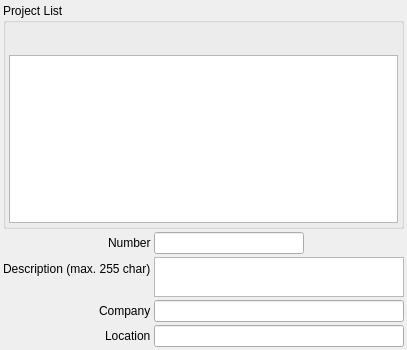
<?xml version="1.0" encoding="UTF-8"?>
<ui version="4.0">
 <class>RB_ProjectEditWidget</class>
 <widget class="QWidget" name="RB_ProjectEditWidget">
  <property name="geometry">
   <rect>
    <x>0</x>
    <y>0</y>
    <width>394</width>
    <height>350</height>
   </rect>
  </property>
  <property name="windowTitle">
   <string>Form</string>
  </property>
  <layout class="QGridLayout" name="gridLayout_2">
   <property name="leftMargin">
    <number>3</number>
   </property>
   <property name="topMargin">
    <number>3</number>
   </property>
   <property name="rightMargin">
    <number>3</number>
   </property>
   <property name="bottomMargin">
    <number>3</number>
   </property>
   <property name="spacing">
    <number>3</number>
   </property>
   <item row="0" column="0">
    <widget class="QGroupBox" name="gbProject">
     <property name="sizePolicy">
      <sizepolicy hsizetype="Preferred" vsizetype="Expanding">
       <horstretch>0</horstretch>
       <verstretch>1</verstretch>
      </sizepolicy>
     </property>
     <property name="sizeIncrement">
      <size>
       <width>0</width>
       <height>1</height>
      </size>
     </property>
     <property name="baseSize">
      <size>
       <width>0</width>
       <height>500</height>
      </size>
     </property>
     <property name="title">
      <string>Project List</string>
     </property>
     <layout class="QGridLayout" name="gridLayout">
      <property name="leftMargin">
       <number>3</number>
      </property>
      <property name="topMargin">
       <number>3</number>
      </property>
      <property name="rightMargin">
       <number>3</number>
      </property>
      <property name="bottomMargin">
       <number>3</number>
      </property>
      <property name="spacing">
       <number>3</number>
      </property>
      <item row="1" column="0">
       <widget class="RB_TableView" name="tableView">
        <property name="sizePolicy">
         <sizepolicy hsizetype="Expanding" vsizetype="Expanding">
          <horstretch>0</horstretch>
          <verstretch>1</verstretch>
         </sizepolicy>
        </property>
        <property name="minimumSize">
         <size>
          <width>0</width>
          <height>0</height>
         </size>
        </property>
        <property name="maximumSize">
         <size>
          <width>16777215</width>
          <height>16777215</height>
         </size>
        </property>
        <property name="sizeIncrement">
         <size>
          <width>0</width>
          <height>0</height>
         </size>
        </property>
        <property name="baseSize">
         <size>
          <width>0</width>
          <height>0</height>
         </size>
        </property>
       </widget>
      </item>
      <item row="0" column="0">
       <widget class="RB_ToolButtonBar" name="tbb" native="true">
        <property name="minimumSize">
         <size>
          <width>0</width>
          <height>26</height>
         </size>
        </property>
        <property name="maximumSize">
         <size>
          <width>16777215</width>
          <height>26</height>
         </size>
        </property>
       </widget>
      </item>
     </layout>
    </widget>
   </item>
   <item row="1" column="0">
    <layout class="QFormLayout" name="formLayout">
     <property name="sizeConstraint">
      <enum>QLayout::SetDefaultConstraint</enum>
     </property>
     <property name="fieldGrowthPolicy">
      <enum>QFormLayout::ExpandingFieldsGrow</enum>
     </property>
     <property name="labelAlignment">
      <set>Qt::AlignRight|Qt::AlignTrailing|Qt::AlignVCenter</set>
     </property>
     <property name="horizontalSpacing">
      <number>3</number>
     </property>
     <property name="verticalSpacing">
      <number>3</number>
     </property>
     <item row="0" column="0">
      <widget class="QLabel" name="lblNumber">
       <property name="text">
        <string>Number</string>
       </property>
      </widget>
     </item>
     <item row="0" column="1">
      <widget class="QLineEdit" name="leNumber">
       <property name="minimumSize">
        <size>
         <width>150</width>
         <height>0</height>
        </size>
       </property>
       <property name="maximumSize">
        <size>
         <width>150</width>
         <height>16777215</height>
        </size>
       </property>
      </widget>
     </item>
     <item row="1" column="0">
      <widget class="QLabel" name="lblDescription">
       <property name="text">
        <string>Description (max. 255 char)</string>
       </property>
      </widget>
     </item>
     <item row="1" column="1">
      <widget class="QPlainTextEdit" name="pteDescription">
       <property name="sizePolicy">
        <sizepolicy hsizetype="Expanding" vsizetype="Expanding">
         <horstretch>0</horstretch>
         <verstretch>0</verstretch>
        </sizepolicy>
       </property>
       <property name="minimumSize">
        <size>
         <width>0</width>
         <height>40</height>
        </size>
       </property>
       <property name="maximumSize">
        <size>
         <width>250</width>
         <height>40</height>
        </size>
       </property>
       <property name="tabChangesFocus">
        <bool>true</bool>
       </property>
       <property name="backgroundVisible">
        <bool>false</bool>
       </property>
      </widget>
     </item>
     <item row="2" column="0">
      <widget class="QLabel" name="lblCompany">
       <property name="text">
        <string>Company</string>
       </property>
      </widget>
     </item>
     <item row="2" column="1">
      <widget class="QLineEdit" name="leCompany">
       <property name="minimumSize">
        <size>
         <width>250</width>
         <height>0</height>
        </size>
       </property>
       <property name="maximumSize">
        <size>
         <width>250</width>
         <height>16777215</height>
        </size>
       </property>
       <property name="sizeIncrement">
        <size>
         <width>0</width>
         <height>0</height>
        </size>
       </property>
      </widget>
     </item>
     <item row="3" column="0">
      <widget class="QLabel" name="lblLocation">
       <property name="text">
        <string>Location</string>
       </property>
      </widget>
     </item>
     <item row="3" column="1">
      <widget class="QLineEdit" name="leLocation">
       <property name="minimumSize">
        <size>
         <width>250</width>
         <height>0</height>
        </size>
       </property>
       <property name="maximumSize">
        <size>
         <width>250</width>
         <height>16777215</height>
        </size>
       </property>
      </widget>
     </item>
    </layout>
   </item>
  </layout>
 </widget>
 <customwidgets>
  <customwidget>
   <class>RB_TableView</class>
   <extends>QTableView</extends>
   <header>rb_tableview.h</header>
  </customwidget>
  <customwidget>
   <class>RB_ToolButtonBar</class>
   <extends>QWidget</extends>
   <header>rb_toolbuttonbar.h</header>
   <container>1</container>
  </customwidget>
 </customwidgets>
 <resources>
  <include location="db.qrc"/>
 </resources>
 <connections/>
</ui>
